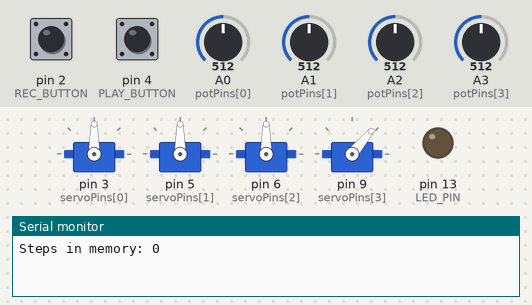
A sketch run on a simulated Arduino Uno, built with avr-gcc and run on an emulated ATmega328P. Shown: 4 × servo, output pins drawn as LEDs (lit = HIGH), the last lines printed to the serial monitor. Dashed ring = blinking. The inputs (shaded band) are chosen by the test bench; at power-on: A0 (potPins[0]) = 512, A3 (potPins[3]) = 512, pin 2 (REC_BUTTON) HIGH, A1 (potPins[1]) = 512, A2 (potPins[2]) = 512, pin 4 (PLAY_BUTTON) HIGH. EEPROM starts erased.

Above: at 1.2 s.
1.3 s: A0 (potPins[0]) set to 716
At 2.0 s:
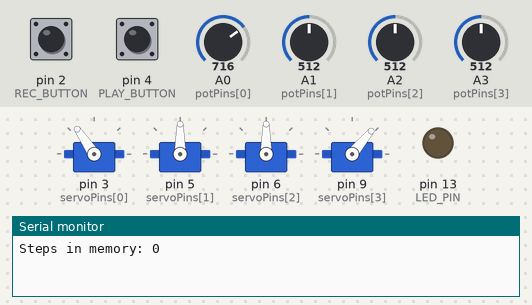
3.1 s: A3 (potPins[3]) set to 716
At 4.4 s:
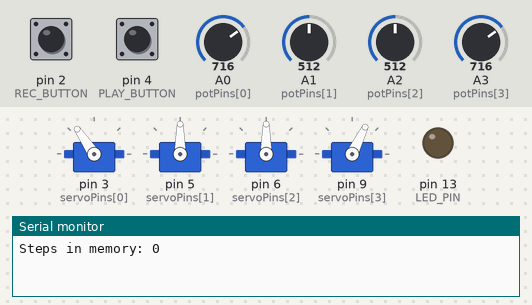
4.8 s: pin 2 (REC_BUTTON) pulled LOW for 3.2 s
At 6.86 s:
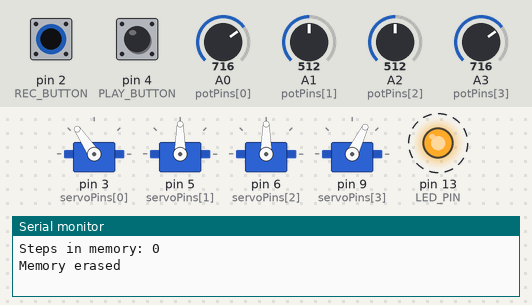
9.5 s: A1 (potPins[1]) set to 716
At 10.2 s:
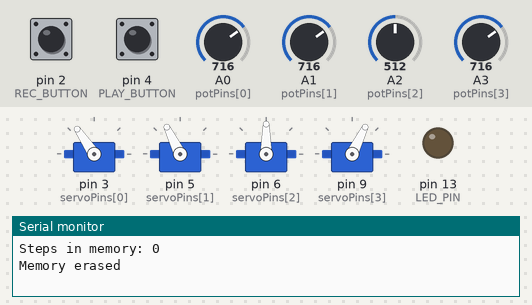
11.3 s: pin 2 (REC_BUTTON) pulled LOW for 0.15 s
At 11.51 s:
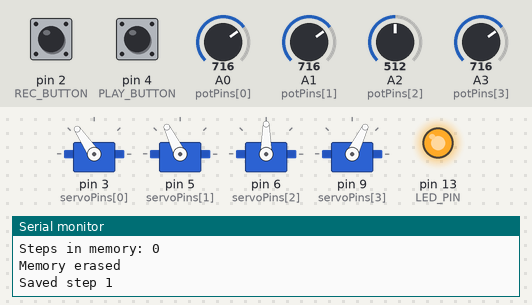
13.0 s: A2 (potPins[2]) set to 716
At 13.9 s:
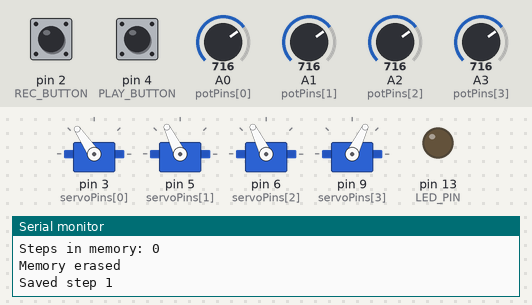
Timing chart, 0 to 15.8 s (numbered marks = the images above; inputs shaded):
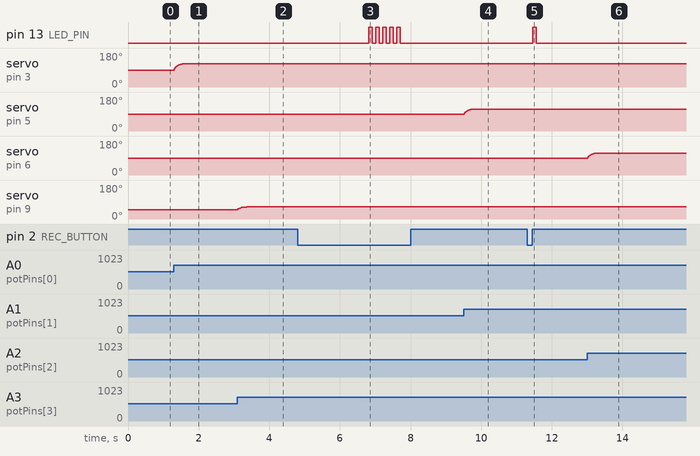

The sketch:

03_Record_Playback_Arm.ino
```cpp
/*
  ============================================================
  PROJECT : Teach & Repeat Robotic Arm (record and playback)
  LEVEL   : Intermediate
  BOARD   : Arduino UNO / Nano
  ============================================================
  ABOUT
    Teach the arm a job, then it repeats it by itself - just like
    factory robots. Move the arm with the knobs, press RECORD to
    save each position, then press PLAY. The steps are stored in
    EEPROM, so the program survives power-off.

  PARTS
    - Arduino UNO
    - 4x servo + robotic arm kit
    - 4x 10k potentiometer
    - 2x push button, LED (or use built-in D13)
    - External 5-6 V 2 A supply for servos

  WIRING
    Pots (middle pin) -> A0, A1, A2, A3   (Base, Shoulder, Elbow, Gripper)
    Servos            -> D3, D5, D6, D9
    RECORD button     -> D2   (other leg to GND)
    PLAY button       -> D4   (other leg to GND)
    Status LED        -> D13  (built-in)

  LIBRARIES
    - Servo, EEPROM (built in)

  HOW IT WORKS
    TEACH mode : knobs move the arm. Short press RECORD = save step (LED blinks).
                 Hold RECORD 2 s = erase all steps.
    PLAY mode  : press PLAY - arm smoothly moves through all steps
                 in a loop. Press PLAY again to stop.

  TIPS
    - Up to 40 steps. Add 2 identical steps to make the arm pause.
    - Change MOVE_TIME for faster/slower playback.
  ============================================================
*/

#include <Servo.h>
#include <EEPROM.h>

const int potPins[4]   = {A0, A1, A2, A3};
const int servoPins[4] = {3, 5, 6, 9};
const int minAngle[4]  = {0,   20,  20,  10};
const int maxAngle[4]  = {180, 160, 160, 90};

#define REC_BUTTON  2
#define PLAY_BUTTON 4
#define LED_PIN     13
#define MAX_STEPS   40
#define MOVE_TIME   800    // ms to move between two steps

// EEPROM layout: address 0 = number of steps, then 4 bytes per step
Servo joints[4];
byte steps[MAX_STEPS][4];
int stepCount = 0;
float current[4];
bool playing = false;

void setup() {
  Serial.begin(9600);
  pinMode(REC_BUTTON, INPUT_PULLUP);
  pinMode(PLAY_BUTTON, INPUT_PULLUP);
  pinMode(LED_PIN, OUTPUT);

  loadFromEEPROM();
  for (int i = 0; i < 4; i++) {
    current[i] = readKnob(i);
    joints[i].attach(servoPins[i]);
    joints[i].write((int)current[i]);
  }
  Serial.print("Steps in memory: ");
  Serial.println(stepCount);
}

void loop() {
  if (buttonPressed(PLAY_BUTTON)) {
    playing = !playing;
    Serial.println(playing ? "PLAY" : "TEACH");
  }

  if (playing) {
    if (stepCount == 0) { playing = false; return; }
    for (int s = 0; s < stepCount && playing; s++) {
      moveSmooth(steps[s]);
      if (buttonPressed(PLAY_BUTTON)) { playing = false; Serial.println("TEACH"); }
    }
    return;
  }

  // ----- TEACH mode -----
  for (int i = 0; i < 4; i++) {
    current[i] += (readKnob(i) - current[i]) * 0.2;
    joints[i].write((int)current[i]);
  }

  if (digitalRead(REC_BUTTON) == LOW) {
    unsigned long start = millis();
    while (digitalRead(REC_BUTTON) == LOW) {
      if (millis() - start > 2000) {          // long press = erase
        stepCount = 0;
        saveToEEPROM();
        Serial.println("Memory erased");
        blink(5);
        while (digitalRead(REC_BUTTON) == LOW);
        return;
      }
    }
    if (stepCount < MAX_STEPS) {               // short press = record
      for (int i = 0; i < 4; i++) steps[stepCount][i] = (byte)current[i];
      stepCount++;
      saveToEEPROM();
      Serial.print("Saved step ");
      Serial.println(stepCount);
      blink(1);
    } else {
      Serial.println("Memory full");
    }
  }
  delay(20);
}

int readKnob(int i) {
  return map(analogRead(potPins[i]), 0, 1023, minAngle[i], maxAngle[i]);
}

// Moves all joints together so they arrive at the same time
void moveSmooth(byte target[4]) {
  float start[4];
  for (int i = 0; i < 4; i++) start[i] = current[i];
  int frames = MOVE_TIME / 20;
  for (int f = 1; f <= frames; f++) {
    for (int i = 0; i < 4; i++) {
      current[i] = start[i] + (target[i] - start[i]) * f / (float)frames;
      joints[i].write((int)current[i]);
    }
    delay(20);
  }
  delay(200);
}

bool buttonPressed(int pin) {
  if (digitalRead(pin) == LOW) {
    delay(30);
    while (digitalRead(pin) == LOW);
    return true;
  }
  return false;
}

void blink(int times) {
  for (int i = 0; i < times; i++) {
    digitalWrite(LED_PIN, HIGH); delay(100);
    digitalWrite(LED_PIN, LOW);  delay(100);
  }
}

void saveToEEPROM() {
  EEPROM.update(0, stepCount);
  for (int s = 0; s < stepCount; s++)
    for (int i = 0; i < 4; i++)
      EEPROM.update(1 + s * 4 + i, steps[s][i]);
}

void loadFromEEPROM() {
  stepCount = EEPROM.read(0);
  if (stepCount > MAX_STEPS) stepCount = 0;   // empty / new EEPROM reads 255
  for (int s = 0; s < stepCount; s++)
    for (int i = 0; i < 4; i++)
      steps[s][i] = EEPROM.read(1 + s * 4 + i);
}
```

Measured:
- after the input at 1.3 s, servo on pin 3 (servoPins[0]): moves from 90° to 124° over 0.32 s, starting at once
- after the input at 3.1 s, servo on pin 9 (servoPins[3]): moves from 50° to 64° over 0.25 s, starting at once
- after the input at 4.8 s, pin 13 (LED_PIN): alternates HIGH for 0.10 s and LOW for 0.10 s, 10 changes in all, then stays LOW, starting after 2.0 s
- after the input at 9.5 s, servo on pin 5 (servoPins[1]): moves from 90° to 116° over 0.29 s, starting at once
- after the input at 11.3 s, pin 13 (LED_PIN): LOW → HIGH after 0.16 s, → LOW 0.10 s later
- after the input at 13.0 s, servo on pin 6 (servoPins[2]): moves from 90° to 116° over 0.29 s, starting at once
